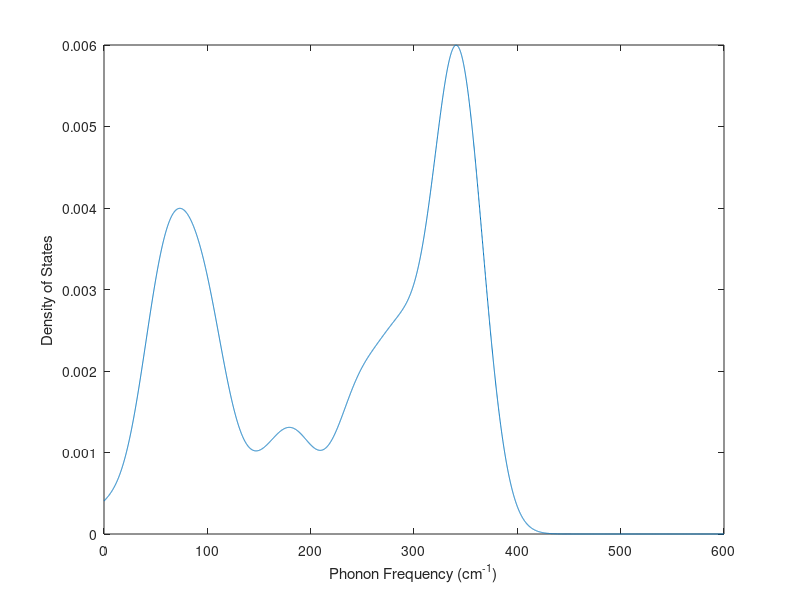

The MATLAB source for this figure: (Note: this script raises an error after producing the figure.)
close all, clear all
%load ModeFreqP.txt
load ModeFreqV.txt
Nv=length(ModeFreqV);
%vibv=ModeFreqV(:,1);
vibv=[0:0.1:600]';%ModeFreqV(:,1);
%vibv=[-0.01:0.0005:0.07]; % for DosE
%hnuv=ModeFreqV(:,2); % eV
nuv=ModeFreqV(:,1); % cm^-1
%s2=18.0337;%10
%s2=72.1348;%20
%s2=162.3032;%30

%s2= 94.192801801238; %alpha = 40 s2 = 94.192801801238
%s2= 117.741002251547; %alpha = 50 s2 = 117.741002251547
%s2= 141.289202701857; %alpha = 60 s2 = 141.289202701857

%s2= 353.223006754642; %alpha = 150 s2 = 353.223006754642
%s2= 447.41580855588; %alpha = 190 s2 = 447.41580855588
s2= 470.96400900619; %alpha = 200 s2 = 470.96400900619

%9o9s2=40.5758; %15
%s2=8.8365; %width=7 cm^-1
%s2=1e-9; % for DosE
for k=1:length(vibv)
    sumv=0;
    for l=1:Nv
  %%      sumv=0;
        fv=1/sqrt(2*pi)/s2.^(1/2).*exp(-(vibv(k)-nuv(l)).^2/(2*s2));
        sumv=sumv+fv;
    end
    DosV(k,:)=[sumv/Nv];
% DosVibV(l,:)=[vibv];
end
plot(vibv,DosV)
%ylim([0 1])
ylabel('Density of States')
xlabel('Phonon Frequency (cm^-^1)')
saveas(gcf,'DosVac.png')
%---------------
%DosV(l,:)=[fv];
DosVac=[vibv DosV];
%xDos=[vibv];
save DosVac.txt DosVac -ascii
%save xDos.txt xDos -ascii
% Cek saved data
load DosVac.txt
size(DosVac)
figure(2)
xx=vibv;
yy=DosV;
plot(xx,yy)
%ylim([0 1])
